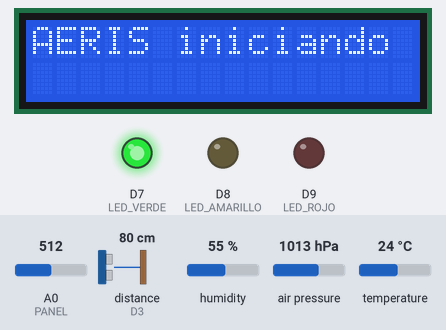
Recording of a sketch running on a simulated Arduino Uno R4 WiFi. On the bench: 16×2 character LCD, output pins drawn as LEDs (lit = HIGH). Wiring (inferred from the names in the program): ultrasonic range finder: trigger D2; echo D3. The inputs (shaded band) are chosen by the test bench; at power-on: humidity 55 %, A0 (PANEL) = 512, distance to the obstacle (sensor on D3) 80 cm, air pressure 1013 hPa, temperature 24 °C. The echo pulse lasts 58.3 µs per cm; WiFi joins after 1.5 s; servers stay silent unless stated; no MQTT or app messages arrive unless stated; pins used as bus, display or sensor lines are not drawn; what the sketch prints to the serial monitor is not drawn.

Above: at 0.9 s.
1.0 s: humidity set to 22 %
At 3.4 s:
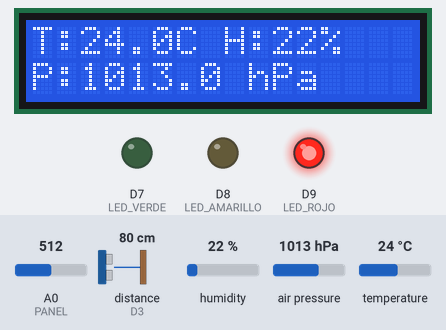
5.5 s: A0 (PANEL) set to 623
At 9.6 s:
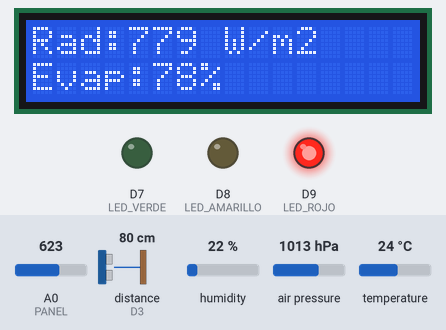
10.0 s: A0 (PANEL) set to 639
At 13.0 s:
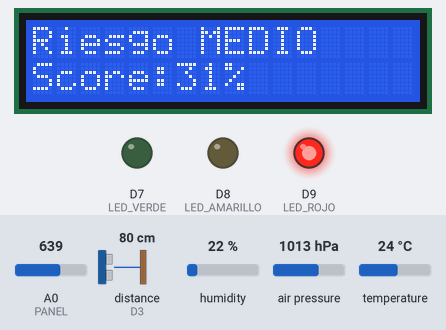
13.8 s: humidity set to 34 %
18.3 s: humidity set to 37 %
At 22.0 s:
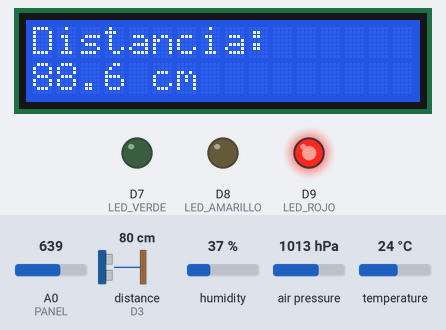
22.3 s: distance to the obstacle (sensor on D3) set to 35 cm
At 27.7 s:
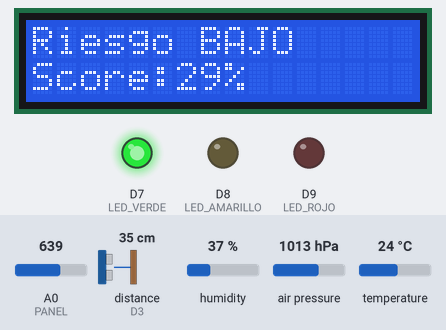
Timing chart, 0 to 29.2 s (numbered marks = the images above; inputs shaded):
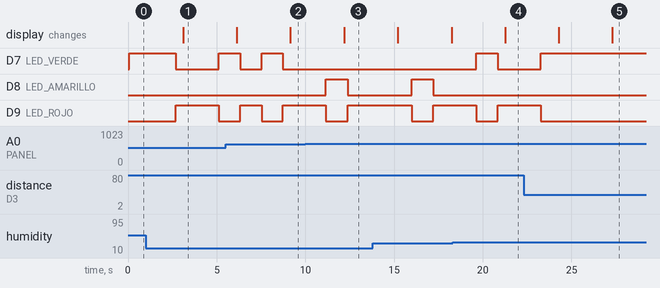

Measured:
- the behaviour switches between 631 and 632 on A0 (PANEL) (found by bisection; images 2 and 3)
- the behaviour switches between 35 and 36 % on humidity (found by bisection; images 3 and 4)
- after the input at 1.0 s, the display: changes after 2.1 s (image 1)
- after the input at 10.0 s, D7 (LED_VERDE): stays LOW (without the input it goes to HIGH after 1.2 s); D8 (LED_AMARILLO): LOW → HIGH after 1.2 s, → LOW 1.2 s later; the display: changes after 2.2 s (image 3)
- after the input at 18.3 s, D7 (LED_VERDE): LOW → HIGH after 1.3 s, → LOW 1.2 s later; D8 (LED_AMARILLO): stays LOW (without the input it goes to HIGH after 1.3 s)
- after the input at 22.3 s, the display: first differs from a run without the input after 5.0 s (image 5)

The sketch:

MonitorHidrico_LOCAL.ino
```cpp
/*
 * AERIS Simple - Nodo de monitoreo hidrico (Arduino UNO R4 WiFi)
 * Challenge #3 IoT - Universidad de La Sabana 2026-2
 *
 * Version simplificada con HILOS (FreeRTOS). Tres tareas independientes:
 *
 *   tareaSensores  (prioridad 2, cada 1 s)  -> mide ultrasonido, BME280 y panel solar,
 *                                              calcula VPD, evaporacion, riesgo y alarma.
 *   tareaRed       (prioridad 1)            -> WiFi, MQTT al gateway y tablero web local.
 *   tareaPantalla  (prioridad 1, cada 3 s)  -> LCD rotativa y LEDs.
 *
 * Por que hilos: cada tarea puede "bloquearse" (pulseIn, conectar WiFi, esperar MQTT)
 * sin detener a las demas. La medicion nunca se pierde aunque la red se demore.
 *
 * Datos compartidos: viven en la struct `d` y se protegen con un semaforo usado como candado (mtxDatos).
 * El bus I2C (BME280 y LCD) se protege con otro (mtxI2C).
 * La librería WiFiS3 solo la usa tareaRed (no es segura entre hilos).
 *
 * Sensor de radiacion: PANEL SOLAR pequeno en A0.
 *   + del panel -> A0 y a una resistencia de carga (47-100 ohm) -> GND
 *   - del panel -> GND
 *   La caida en la resistencia es proporcional a la corriente, que es lineal con la
 *   radiacion. Calibre PANEL_RAW_SOL_PLENO con la lectura a pleno sol.
 *
 * Librerias: ArduinoMqttClient, Adafruit BME280, LiquidCrystal I2C, Arduino_FreeRTOS
 * (esta ultima viene con el core Renesas del UNO R4).
 */
#include <Arduino_FreeRTOS.h>
#include <WiFiS3.h>
#include <ArduinoMqttClient.h>
#include <Wire.h>
#include <Adafruit_BME280.h>
#include <LiquidCrystal_I2C.h>

// ======================= CONFIGURACION (editar aqui) =======================
const char WIFI_SSID[]  = "NOMBRE_DE_LA_RED";
const char WIFI_CLAVE[] = "CLAVE_DE_LA_RED";

const char MQTT_BROKER[]  = "IP_DE_LA_PI";   // IP de la Raspberry Pi (hostname -I)
const int  MQTT_PUERTO    = 1883;
const char MQTT_USUARIO[] = "aeris";
const char MQTT_CLAVE[]   = "CLAVE_MQTT";

// Tablero local: "Basic " + base64("usuario:clave")
const char AUTH_BASIC[] = "Basic BASE64_DE_USUARIO_Y_CLAVE";

// Pines
const int TRIG = 2, ECHO = 3;              // AJ-SR04M
const int PANEL = A0;                      // panel solar
const int LED_VERDE = 7, LED_AMARILLO = 8, LED_ROJO = 9;

// Calibracion del panel: lectura analogRead a pleno sol (~1000 W/m2)
const int PANEL_RAW_SOL_PLENO = 800;

// Umbrales del riesgo (iguales a la version completa)
const float W_NIVEL = 0.4, W_TEMP = 0.2, W_HUM = 0.2, W_LUZ = 0.2;
const float U_NIVEL_CM = 1.0, U_TEMP_C = 6.0, U_HUM_PTS = 20.0, U_LUZ_WM2 = 300.0;
const float ALARMA_ON_CM = 1.0, ALARMA_OFF_CM = 0.6;

// ======================= DATOS COMPARTIDOS ================================
struct Datos {
  float temperatura = 0, humedad = 0, presion = 0;
  float distancia = -1;           // cm, -1 = sin lectura
  float irradiancia = 0;          // W/m2 (panel)
  float vpd = 0, evaporacion = 0;
  float score = 0;                // 0..1
  int   nivelRiesgo = -1;         // -1 sin base, 0 bajo, 1 medio, 2 alto
  bool  alarmaNivel = false;      // el nivel bajo >= 1 cm
  bool  alarmaRoja = true;        // permiso de la alarma (false = silenciada)
  bool  silenciadaPorUsuario = false;
  bool  baseOK = false;
  float baseDist = 0, baseTemp = 0, baseHum = 0, baseIrr = 0;
  bool  mqttOK = false;
  char  ip[16] = "sin red";
} d;

SemaphoreHandle_t mtxDatos, mtxI2C;
Adafruit_BME280 bme;
bool bmeOK = false;
LiquidCrystal_I2C lcd(0x27, 16, 2);

WiFiClient netMqtt;
MqttClient mqtt(netMqtt);
WiFiServer server(80);
char idNodo[16] = "AERIS-0000";
char tTelemetria[40], tAlerta[40], tEstado[40], tCmd[40];
volatile bool pedirBase = false;   // comandos que ejecuta tareaSensores

// ======================= UTILIDADES =======================================
const char *textoRiesgo(int n) {
  switch (n) { case 0: return "BAJO"; case 1: return "MEDIO"; case 2: return "ALTO"; default: return "SIN BASE"; }
}

float limitar01(float x) { return x < 0 ? 0 : (x > 1 ? 1 : x); }

// Distancia con el ultrasonido. pulseIn bloquea hasta 25 ms, pero solo bloquea
// ESTE hilo: la red y la pantalla siguen funcionando.
float medirDistanciaUnaVez() {
  digitalWrite(TRIG, LOW);  delayMicroseconds(5);
  digitalWrite(TRIG, HIGH); delayMicroseconds(20);
  digitalWrite(TRIG, LOW);
  unsigned long dur = pulseIn(ECHO, HIGH, 25000UL);   // 25 ms ~ 4 m
  if (dur == 0) return -1;
  float cm = dur * 0.0343f / 2.0f;
  return (cm >= 20 && cm <= 400) ? cm : -1;           // zona util del AJ-SR04M
}

// Mediana de 3 ecos: descarta un rebote aislado.
float medirDistancia() {
  float m[3];
  for (int i = 0; i < 3; i++) { m[i] = medirDistanciaUnaVez(); vTaskDelay(pdMS_TO_TICKS(60)); }
  for (int i = 0; i < 2; i++) for (int j = i + 1; j < 3; j++) if (m[j] < m[i]) { float t = m[i]; m[i] = m[j]; m[j] = t; }
  return m[1];
}

float medirIrradiancia() {
  long suma = 0;
  for (int i = 0; i < 8; i++) suma += analogRead(PANEL);
  float raw = suma / 8.0f;
  float w = raw * 1000.0f / PANEL_RAW_SOL_PLENO;      // aproximacion lineal
  return w < 0 ? 0 : w;
}

// VPD (Magnus): deficit de presion de vapor, en kPa.
float calcularVPD(float t, float hr) {
  float es = 0.6108f * expf(17.27f * t / (t + 237.3f));
  return es * (1.0f - hr / 100.0f);
}

// ======================= HILO 1: SENSORES =================================
void tareaSensores(void *) {
  for (;;) {
    float dist = medirDistancia();
    float irr = medirIrradiancia();
    float t = 0, h = 0, p = 0;
    if (bmeOK && xSemaphoreTake(mtxI2C, pdMS_TO_TICKS(200))) {
      t = bme.readTemperature(); h = bme.readHumidity(); p = bme.readPressure() / 100.0f;
      xSemaphoreGive(mtxI2C);
    }
    float vpd = calcularVPD(t, h);
    // Evaporacion potencial (indice 0-100): aire seco + radiacion.
    float evap = 100.0f * (0.6f * limitar01(vpd / 3.0f) + 0.4f * limitar01(irr / 1000.0f));

    xSemaphoreTake(mtxDatos, portMAX_DELAY);
    d.distancia = dist; d.irradiancia = irr; d.temperatura = t; d.humedad = h; d.presion = p;
    d.vpd = vpd; d.evaporacion = evap;

    // Linea base: la primera lectura valida, o cuando se pide "savebase".
    if ((!d.baseOK || pedirBase) && dist > 0) {
      d.baseDist = dist; d.baseTemp = t; d.baseHum = h; d.baseIrr = irr; d.baseOK = true;
      pedirBase = false;
    }

    // Fusion de alertas: suma ponderada de los cambios contra la base.
    if (d.baseOK && dist > 0) {
      float descenso = dist - d.baseDist;              // + = el agua bajo
      d.score = W_NIVEL * limitar01(descenso / U_NIVEL_CM)
              + W_TEMP  * limitar01((t - d.baseTemp) / U_TEMP_C)
              + W_HUM   * limitar01((d.baseHum - h) / U_HUM_PTS)
              + W_LUZ   * limitar01((irr - d.baseIrr) / U_LUZ_WM2);
      // Alarma de nivel con histeresis (enciende a 1 cm, se apaga bajo 0.6 cm)
      if (!d.alarmaNivel && descenso >= ALARMA_ON_CM) d.alarmaNivel = true;
      if (d.alarmaNivel && descenso < ALARMA_OFF_CM) d.alarmaNivel = false;
      d.nivelRiesgo = (d.alarmaNivel || d.score >= 0.6f) ? 2 : (d.score >= 0.3f ? 1 : 0);
    }
    // Si el usuario silencio un evento y ya termino, se rearma sola.
    if (d.silenciadaPorUsuario && !d.alarmaNivel && d.nivelRiesgo < 2) {
      d.silenciadaPorUsuario = false; d.alarmaRoja = true;
    }
    xSemaphoreGive(mtxDatos);

    vTaskDelay(pdMS_TO_TICKS(1000));
  }
}

// ======================= HILO 2: RED (WiFi, MQTT, web) ====================
// Silenciar solo si hay algo sonando (evita dejar muda la alarma por error).
bool silenciarAlarma() {
  xSemaphoreTake(mtxDatos, portMAX_DELAY);
  bool hayEvento = d.alarmaNivel || d.nivelRiesgo == 2;
  if (hayEvento) { d.alarmaRoja = false; d.silenciadaPorUsuario = true; }
  xSemaphoreGive(mtxDatos);
  return hayEvento;
}
void activarAlarma() {
  xSemaphoreTake(mtxDatos, portMAX_DELAY);
  d.alarmaRoja = true; d.silenciadaPorUsuario = false;
  xSemaphoreGive(mtxDatos);
}

// JSON de telemetria (mismos nombres que espera el gateway).
String jsonTelemetria() {
  xSemaphoreTake(mtxDatos, portMAX_DELAY);
  Datos c = d;
  xSemaphoreGive(mtxDatos);
  String s = "{";
  s += "\"id\":\"" + String(idNodo) + "\",";
  s += "\"ip\":\"" + String(c.ip) + "\",";
  s += "\"temperatura\":" + String(c.temperatura, 2) + ",";
  s += "\"humedad\":" + String(c.humedad, 2) + ",";
  s += "\"presion\":" + String(c.presion, 2) + ",";
  s += "\"distancia\":" + String(c.distancia, 2) + ",";
  s += "\"luz\":" + String(c.irradiancia, 1) + ",";
  s += "\"irradiancia\":" + String(c.irradiancia, 1) + ",";
  s += "\"lux\":" + String(c.irradiancia * 120.0f, 0) + ",";   // ~120 lx por W/m2 de sol
  s += "\"vpd\":" + String(c.vpd, 3) + ",";
  s += "\"evaporacion\":" + String(c.evaporacion, 1) + ",";
  s += "\"scoreRiesgo\":" + String(c.score * 100.0f, 1) + ",";
  s += "\"riesgo\":\"" + String(textoRiesgo(c.nivelRiesgo)) + "\",";
  s += "\"alarmaRoja\":" + String(c.alarmaRoja ? "true" : "false") + ",";
  s += "\"alarmaNivel\":" + String(c.alarmaNivel ? "true" : "false") + ",";
  s += "\"mqtt\":" + String(c.mqttOK ? "true" : "false") + "}";
  return s;
}

void publicarAlerta() {
  xSemaphoreTake(mtxDatos, portMAX_DELAY);
  Datos c = d;
  xSemaphoreGive(mtxDatos);
  String s = "{\"id\":\"" + String(idNodo) + "\",\"riesgo\":\"" + textoRiesgo(c.nivelRiesgo) +
             "\",\"nivelRiesgo\":" + String(c.nivelRiesgo) + ",\"score\":" + String(c.score * 100, 1) +
             ",\"alarmaNivel\":" + (c.alarmaNivel ? "true" : "false") +
             ",\"alarmaRoja\":" + (c.alarmaRoja ? "true" : "false") +
             ",\"distancia\":" + String(c.distancia, 2) + "}";
  mqtt.beginMessage(tAlerta, (unsigned long)s.length(), true, 1);
  mqtt.print(s);
  mqtt.endMessage();
}

void alRecibirComando(int) {
  String cmd;
  while (mqtt.available()) cmd += (char)mqtt.read();
  cmd.trim(); cmd.toLowerCase();
  Serial.println("MQTT cmd: " + cmd);
  if (cmd == "alarmoff") silenciarAlarma();
  else if (cmd == "alarmon") activarAlarma();
  else if (cmd == "savebase") pedirBase = true;
  // "medir": la medicion ya es continua; solo se responde con datos frescos.
}

void conectarWiFi() {
  if (WiFi.status() == WL_CONNECTED) return;
  Serial.print("WiFi -> "); Serial.println(WIFI_SSID);
  WiFi.begin(WIFI_SSID, WIFI_CLAVE);
  for (int i = 0; i < 20 && WiFi.status() != WL_CONNECTED; i++) vTaskDelay(pdMS_TO_TICKS(500));
  if (WiFi.status() == WL_CONNECTED) {
    IPAddress ip = WiFi.localIP();
    xSemaphoreTake(mtxDatos, portMAX_DELAY);
    snprintf(d.ip, sizeof(d.ip), "%d.%d.%d.%d", ip[0], ip[1], ip[2], ip[3]);
    xSemaphoreGive(mtxDatos);
    server.begin();
    Serial.print("IP: "); Serial.println(ip);
  }
}

void conectarMqtt() {
  mqtt.setId(idNodo);
  mqtt.setUsernamePassword(MQTT_USUARIO, MQTT_CLAVE);
  mqtt.setKeepAliveInterval(30000);
  mqtt.beginWill(tEstado, true, 1); mqtt.print("offline"); mqtt.endWill();   // LWT
  if (!mqtt.connect(MQTT_BROKER, MQTT_PUERTO)) {
    Serial.print("MQTT error "); Serial.println(mqtt.connectError());
    return;
  }
  mqtt.onMessage(alRecibirComando);
  mqtt.subscribe(tCmd, 1);
  mqtt.beginMessage(tEstado, true, 1); mqtt.print("online"); mqtt.endMessage();
  Serial.println("MQTT conectado");
}

// Pagina minima del tablero local (refresca /data cada 3 s).
const char PAGINA[] = R"HTML(<!doctype html><html><head><meta charset="utf-8">
<meta name="viewport" content="width=device-width,initial-scale=1"><title>AERIS</title>
<style>body{font-family:sans-serif;max-width:640px;margin:auto;padding:16px}
.g{display:grid;grid-template-columns:1fr 1fr;gap:8px}.c{background:#f2f2f2;border-radius:8px;padding:10px}
b{font-size:22px}button{padding:10px 14px;margin:6px 6px 0 0}</style></head><body>
<h2>AERIS - Monitor hidrico</h2><div class="g" id="g"></div>
<p><button onclick="f('/alarmoff')">Apagar alarma</button><button onclick="f('/alarmon')">Activar alarma</button>
<button onclick="f('/savebase')">Guardar linea base</button></p><p id="m"></p>
<script>
const n={temperatura:'Temperatura (C)',humedad:'Humedad (%)',presion:'Presion (hPa)',distancia:'Distancia (cm)',
irradiancia:'Radiacion (W/m2)',vpd:'VPD (kPa)',evaporacion:'Evaporacion',scoreRiesgo:'Riesgo (%)',riesgo:'Estado',mqtt:'MQTT'};
async function r(){const d=await (await fetch('/data')).json();
g.innerHTML=Object.keys(n).map(k=>`<div class=c>${n[k]}<br><b>${d[k]}</b></div>`).join('')}
async function f(u){m.textContent=await (await fetch(u)).text();r()}
r();setInterval(r,3000);</script></body></html>)HTML";

void responder(WiFiClient &c, const char *tipo, const String &cuerpo) {
  c.println("HTTP/1.1 200 OK");
  c.print("Content-Type: "); c.println(tipo);
  c.println("Connection: close"); c.println();
  c.print(cuerpo);
}

void atenderWeb() {
  WiFiClient c = server.available();
  if (!c) return;
  String req;
  unsigned long t0 = millis();
  while (c.connected() && millis() - t0 < 1500) {
    if (c.available()) {
      req += (char)c.read();
      if (req.endsWith("\r\n\r\n")) break;
    } else vTaskDelay(1);
  }
  if (req.indexOf(AUTH_BASIC) < 0) {                   // acceso restringido
    c.println("HTTP/1.1 401 Unauthorized");
    c.println("WWW-Authenticate: Basic realm=\"AERIS\"");
    c.println("Connection: close"); c.println();
  } else if (req.startsWith("GET /data")) {
    responder(c, "application/json", jsonTelemetria());
  } else if (req.startsWith("GET /alarmoff")) {
    responder(c, "text/plain", silenciarAlarma() ? "Alarma apagada" : "No hay alarma activa");
  } else if (req.startsWith("GET /alarmon")) {
    activarAlarma(); responder(c, "text/plain", "Alarma activada");
  } else if (req.startsWith("GET /savebase")) {
    pedirBase = true; responder(c, "text/plain", "Linea base guardada");
  } else {
    responder(c, "text/html; charset=utf-8", PAGINA);
  }
  vTaskDelay(pdMS_TO_TICKS(5));
  c.stop();
}

void tareaRed(void *) {
  uint8_t mac[6]; WiFi.macAddress(mac);
  snprintf(idNodo, sizeof(idNodo), "AERIS-%02X%02X", mac[4], mac[5]);
  snprintf(tTelemetria, sizeof(tTelemetria), "aeris/%s/telemetria", idNodo);
  snprintf(tAlerta, sizeof(tAlerta), "aeris/%s/alerta", idNodo);
  snprintf(tEstado, sizeof(tEstado), "aeris/%s/estado", idNodo);
  snprintf(tCmd, sizeof(tCmd), "aeris/%s/cmd", idNodo);

  unsigned long tTele = 0, tReintento = 0;
  int ultimoRiesgo = -99; bool ultimaAlarma = false, ultimoPermiso = true;

  for (;;) {
    conectarWiFi();
    if (WiFi.status() == WL_CONNECTED) {
      if (!mqtt.connected() && millis() - tReintento > 10000) { tReintento = millis(); conectarMqtt(); }
      bool ok = mqtt.connected();
      xSemaphoreTake(mtxDatos, portMAX_DELAY);
      d.mqttOK = ok;
      int riesgo = d.nivelRiesgo; bool alarma = d.alarmaNivel, permiso = d.alarmaRoja;
      xSemaphoreGive(mtxDatos);

      if (ok) {
        mqtt.poll();
        if (millis() - tTele >= 5000) {                 // telemetria cada 5 s
          tTele = millis();
          String s = jsonTelemetria();
          mqtt.beginMessage(tTelemetria, (unsigned long)s.length(), false, 0);
          mqtt.print(s);
          mqtt.endMessage();
        }
        if (riesgo != ultimoRiesgo || alarma != ultimaAlarma || permiso != ultimoPermiso) {
          ultimoRiesgo = riesgo; ultimaAlarma = alarma; ultimoPermiso = permiso;
          publicarAlerta();                              // alerta solo cuando cambia
        }
      }
      atenderWeb();
    }
    vTaskDelay(pdMS_TO_TICKS(20));
  }
}

// ======================= HILO 3: PANTALLA Y LEDS ==========================
void tareaPantalla(void *) {
  int pantalla = 0;
  unsigned long tCambio = 0;
  for (;;) {
    xSemaphoreTake(mtxDatos, portMAX_DELAY);
    Datos c = d;
    xSemaphoreGive(mtxDatos);

    // LEDs segun el riesgo; el rojo solo si la alarma no esta silenciada.
    digitalWrite(LED_VERDE, c.nivelRiesgo <= 0);
    digitalWrite(LED_AMARILLO, c.nivelRiesgo == 1);
    digitalWrite(LED_ROJO, c.nivelRiesgo == 2 && c.alarmaRoja);

    if (millis() - tCambio >= 3000) {
      tCambio = millis();
      if (xSemaphoreTake(mtxI2C, pdMS_TO_TICKS(200))) {
        lcd.clear(); lcd.setCursor(0, 0);
        switch (pantalla) {
          case 0: lcd.print("T:"); lcd.print(c.temperatura, 1); lcd.print("C H:"); lcd.print(c.humedad, 0); lcd.print("%");
                  lcd.setCursor(0, 1); lcd.print("P:"); lcd.print(c.presion, 1); lcd.print(" hPa"); break;
          case 1: lcd.print("Distancia:"); lcd.setCursor(0, 1);
                  if (c.distancia > 0) { lcd.print(c.distancia, 1); lcd.print(" cm"); } else lcd.print("SIN LECTURA"); break;
          case 2: lcd.print("Rad:"); lcd.print(c.irradiancia, 0); lcd.print(" W/m2");
                  lcd.setCursor(0, 1); lcd.print("Evap:"); lcd.print(c.evaporacion, 0); lcd.print("%"); break;
          case 3: lcd.print("Riesgo "); lcd.print(textoRiesgo(c.nivelRiesgo));
                  lcd.setCursor(0, 1); lcd.print("Score:"); lcd.print(c.score * 100, 0); lcd.print("%");
                  if (c.alarmaNivel && !c.alarmaRoja) lcd.print(" SIL"); break;
          case 4: lcd.print("IP "); lcd.print(c.mqttOK ? "MQTT OK" : "MQTT --");
                  lcd.setCursor(0, 1); lcd.print(c.ip); break;
        }
        xSemaphoreGive(mtxI2C);
      }
      pantalla = (pantalla + 1) % 5;
    }
    vTaskDelay(pdMS_TO_TICKS(200));
  }
}

// ======================= ARRANQUE =========================================
void setup() {
  Serial.begin(9600);
  pinMode(TRIG, OUTPUT); pinMode(ECHO, INPUT);
  pinMode(LED_VERDE, OUTPUT); pinMode(LED_AMARILLO, OUTPUT); pinMode(LED_ROJO, OUTPUT);
  Wire.begin();
  lcd.init(); lcd.backlight(); lcd.print("AERIS iniciando");
  bmeOK = bme.begin(0x76) || bme.begin(0x77);
  Serial.println(bmeOK ? "BME280 OK" : "BME280 no encontrado");

  // El FreeRTOS del UNO R4 trae los mutex desactivados (configUSE_MUTEXES = 0).
  // Un semaforo binario que arranca "libre" cumple la misma funcion de candado:
  // Take = entrar a la zona compartida, Give = salir.
  mtxDatos = xSemaphoreCreateBinary();
  mtxI2C = xSemaphoreCreateBinary();
  xSemaphoreGive(mtxDatos);
  xSemaphoreGive(mtxI2C);

  // Tamano de pila en palabras de 4 bytes. La red necesita mas (WiFi + MQTT + JSON).
  xTaskCreate(tareaSensores, "Sensores", 512,  NULL, 2, NULL);
  xTaskCreate(tareaRed,      "Red",      2048, NULL, 1, NULL);
  xTaskCreate(tareaPantalla, "Pantalla", 512,  NULL, 1, NULL);
  vTaskStartScheduler();   // desde aqui mandan los hilos; loop() no se usa
}

void loop() {}
```
